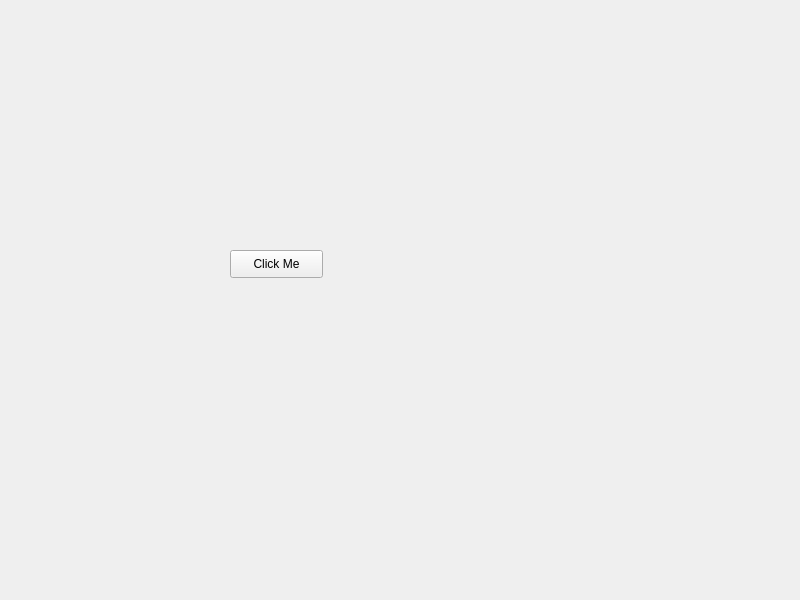
<?xml version="1.0" encoding="UTF-8"?>
<ui version="4.0">
 <class>Widget</class>
 <widget class="QWidget" name="Widget">
  <property name="geometry">
   <rect>
    <x>0</x>
    <y>0</y>
    <width>800</width>
    <height>600</height>
   </rect>
  </property>
  <property name="windowTitle">
   <string>Widget</string>
  </property>
  <widget class="QPushButton" name="pushButton">
   <property name="geometry">
    <rect>
     <x>230</x>
     <y>250</y>
     <width>93</width>
     <height>28</height>
    </rect>
   </property>
   <property name="text">
    <string>Click Me</string>
   </property>
  </widget>
 </widget>
 <resources/>
 <connections/>
</ui>
